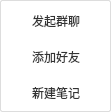
<?xml version="1.0" encoding="UTF-8"?>
<ui version="4.0">
 <class>AddDialog</class>
 <widget class="QDialog" name="AddDialog">
  <property name="geometry">
   <rect>
    <x>0</x>
    <y>0</y>
    <width>111</width>
    <height>112</height>
   </rect>
  </property>
  <property name="minimumSize">
   <size>
    <width>111</width>
    <height>112</height>
   </size>
  </property>
  <property name="maximumSize">
   <size>
    <width>111</width>
    <height>112</height>
   </size>
  </property>
  <property name="windowTitle">
   <string>Dialog</string>
  </property>
  <property name="styleSheet">
   <string notr="true">QDialog {
                background-color: white;       /* 白色背景 */
                border-radius: 2px;           /* 圆角半径，可调整 */
                border: 1px solid #dddddd;     /* 可选：添加边框 */
}

/* 正常状态 - 无边框 */
        QPushButton {
            border: none;               /* 去除边框 */
            background-color: transparent; /* 透明背景 */
            color: #333333;             /* 文字颜色 */
           /* padding: 8px 16px;          /* 内边距 */
	        font: 10pt &quot;等线&quot;;
        }
        
        /* 鼠标悬停状态 - 绿色背景 */
        QPushButton:hover {
            background-color: rgb(1, 184, 91);  /* 绿色背景 */
            color: white;               /* 白色文字，提高对比度 */
            border-radius: 2px;         /* 轻微圆角，可选 */
        }
        
        /* 按下状态 - 深绿色，增强交互感 */
        QPushButton:pressed {
            background-color: #3d8b40;  /* 深绿色 */
        }</string>
  </property>
  <property name="sizeGripEnabled">
   <bool>false</bool>
  </property>
  <property name="modal">
   <bool>false</bool>
  </property>
  <layout class="QVBoxLayout" name="verticalLayout">
   <property name="spacing">
    <number>0</number>
   </property>
   <property name="leftMargin">
    <number>3</number>
   </property>
   <property name="topMargin">
    <number>2</number>
   </property>
   <property name="rightMargin">
    <number>2</number>
   </property>
   <property name="bottomMargin">
    <number>0</number>
   </property>
   <item>
    <widget class="QPushButton" name="pushButton">
     <property name="minimumSize">
      <size>
       <width>0</width>
       <height>34</height>
      </size>
     </property>
     <property name="maximumSize">
      <size>
       <width>16777215</width>
       <height>34</height>
      </size>
     </property>
     <property name="styleSheet">
      <string notr="true"/>
     </property>
     <property name="text">
      <string>发起群聊</string>
     </property>
     <property name="icon">
      <iconset resource="../../res/icon.qrc">
       <normaloff>:/a/icons/聊天.svg</normaloff>:/a/icons/聊天.svg</iconset>
     </property>
     <property name="iconSize">
      <size>
       <width>22</width>
       <height>22</height>
      </size>
     </property>
    </widget>
   </item>
   <item>
    <widget class="QPushButton" name="addfriendButton">
     <property name="minimumSize">
      <size>
       <width>0</width>
       <height>34</height>
      </size>
     </property>
     <property name="maximumSize">
      <size>
       <width>16777215</width>
       <height>34</height>
      </size>
     </property>
     <property name="styleSheet">
      <string notr="true"/>
     </property>
     <property name="text">
      <string>添加好友</string>
     </property>
     <property name="icon">
      <iconset resource="../../res/icon.qrc">
       <normaloff>:/a/icons/添加好友.svg</normaloff>:/a/icons/添加好友.svg</iconset>
     </property>
     <property name="iconSize">
      <size>
       <width>18</width>
       <height>18</height>
      </size>
     </property>
    </widget>
   </item>
   <item>
    <widget class="QPushButton" name="pushButton_3">
     <property name="minimumSize">
      <size>
       <width>0</width>
       <height>34</height>
      </size>
     </property>
     <property name="maximumSize">
      <size>
       <width>16777215</width>
       <height>34</height>
      </size>
     </property>
     <property name="styleSheet">
      <string notr="true"/>
     </property>
     <property name="text">
      <string>新建笔记</string>
     </property>
     <property name="icon">
      <iconset resource="../../res/icon.qrc">
       <normaloff>:/a/icons/笔记本.svg</normaloff>:/a/icons/笔记本.svg</iconset>
     </property>
     <property name="iconSize">
      <size>
       <width>22</width>
       <height>22</height>
      </size>
     </property>
    </widget>
   </item>
  </layout>
 </widget>
 <resources>
  <include location="../../res/icon.qrc"/>
 </resources>
 <connections/>
</ui>
